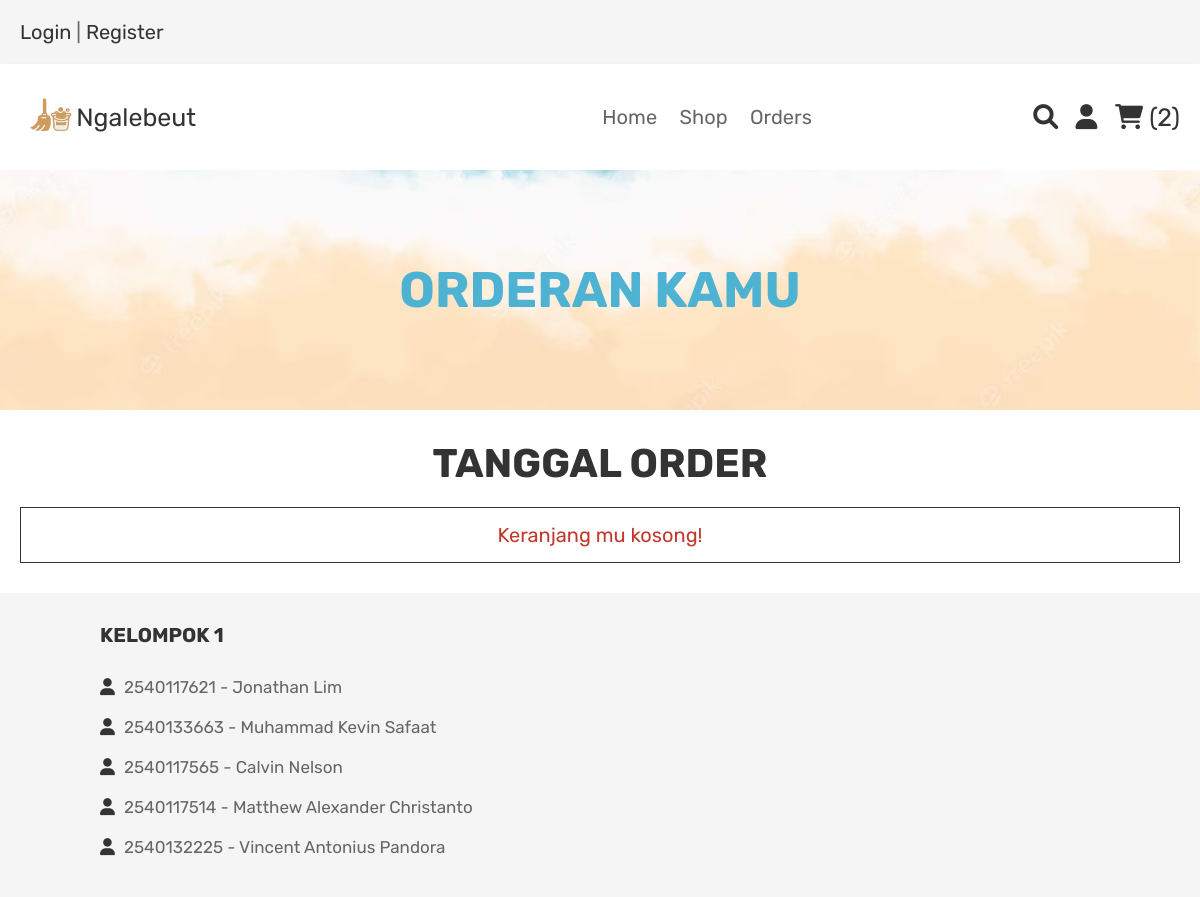
/orders.php (signed in), run on an earlier commit of the app's database.
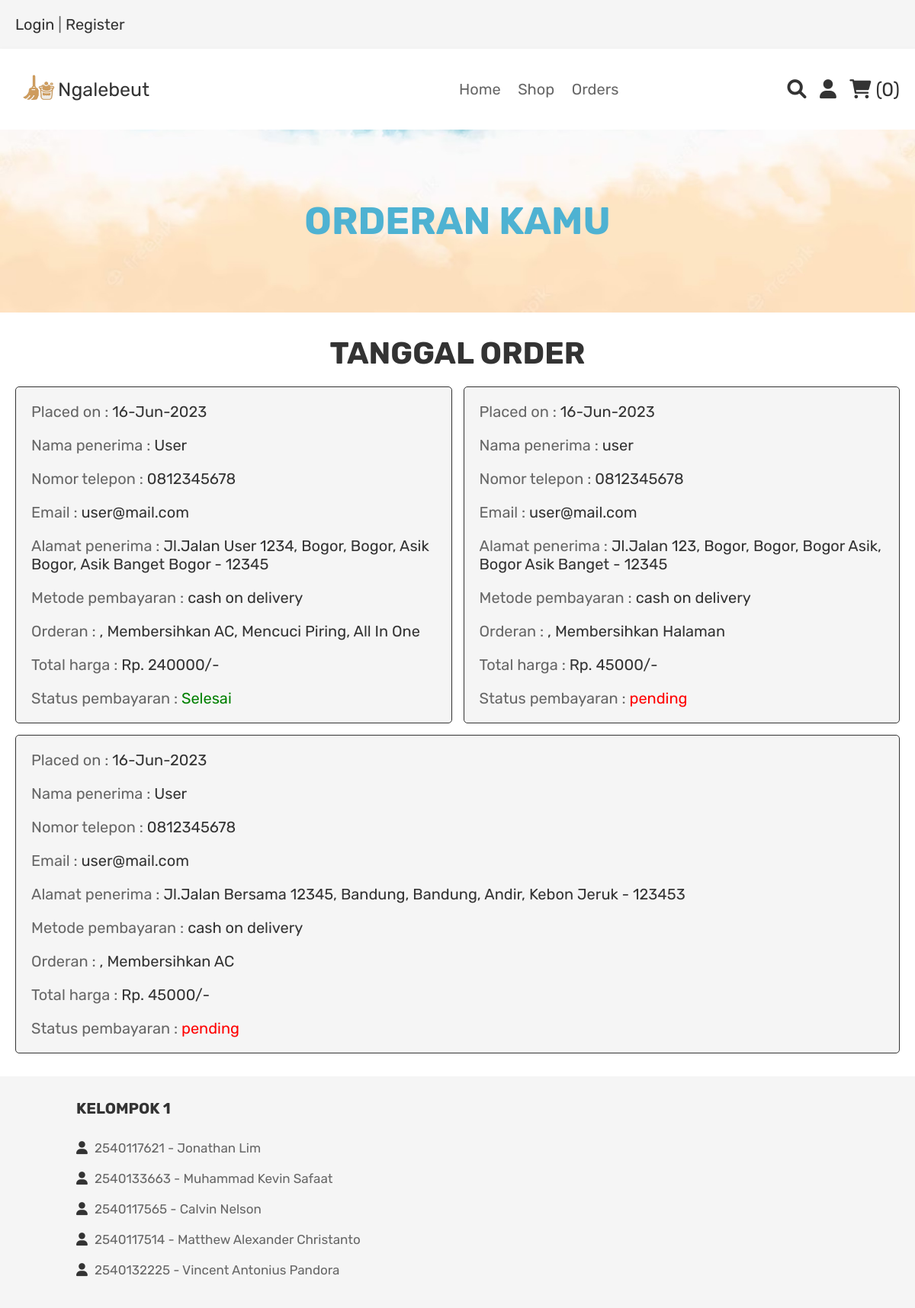
And on a later commit of the database.
### tables this page shows
CREATE TABLE `orders` (
  `id` int(100) NOT NULL,
  `user_id` int(100) NOT NULL,
  `name` varchar(100) NOT NULL,
  `number` varchar(12) NOT NULL,
  `email` varchar(100) NOT NULL,
  `method` varchar(50) NOT NULL,
  `address` varchar(500) NOT NULL,
  `total_products` varchar(1000) NOT NULL,
  `total_price` int(100) NOT NULL,
  `placed_on` varchar(50) NOT NULL,
  `payment_status` varchar(20) NOT NULL DEFAULT 'pending'
);

### orders.php (the view, shortened to what this page needs)
<?php
include 'config.php';
$user_id = $_SESSION['user_id'];
?>
<!DOCTYPE html>
<html lang="en">
<head>
   <link rel="stylesheet" href="https://cdnjs.cloudflare.com/ajax/libs/font-awesome/6.0.0/css/all.min.css">
   <link rel="stylesheet" href="css/style.css">
</head>
<body>
<?php include 'header.php'; ?>
<div class="heading">
   <h3>Orderan Kamu</h3>
</div>
<section class="placed-orders">
   <h1 class="title">Tanggal Order</h1>
   <div class="box-container">
      <?php
         $order_query = mysqli_query($conn, "SELECT * FROM `orders` WHERE user_id = '$user_id'") or die('query failed');
         if(mysqli_num_rows($order_query) > 0){
            while($fetch_orders = mysqli_fetch_assoc($order_query)){
      ?>
      <div class="box">
         <p> Placed on : <span><?php echo $fetch_orders['placed_on']; ?></span> </p>
         <p> Nama penerima : <span><?php echo $fetch_orders['name']; ?></span> </p>
         <p> Nomor telepon : <span><?php echo $fetch_orders['number']; ?></span> </p>
         <p> Email : <span><?php echo $fetch_orders['email']; ?></span> </p>
         <p> Alamat penerima : <span><?php echo $fetch_orders['address']; ?></span> </p>
         <p> Metode pembayaran : <span><?php echo $fetch_orders['method']; ?></span> </p>
         <p> Orderan : <span><?php echo $fetch_orders['total_products']; ?></span> </p>
         <p> Total harga : <span>Rp. <?php echo $fetch_orders['total_price']; ?>/-</span> </p>
         <p> Status pembayaran : <span style="color:<?php if($fetch_orders['payment_status'] == 'pending'){ echo 'red'; }else{ echo 'green'; } ?>;"><?php echo $fetch_orders['payment_status']; ?></span> </p>
         </div>
      <?php
       }
      }else{
         echo '<p class="empty">Keranjang mu kosong!</p>';
      }
      ?>
   </div>
</section>
<?php include 'footer.php'; ?>
</body>
</html>

### header.php (shortened to what this page needs)
<header class="header">
   <div class="header-1">
      <div class="flex">
         <p><a href="login.php">Login</a> | <a href="register.php">Register</a> </p>
      </div>
   </div>
   <div class="header-2">
      <div class="flex">
         <a href="home.php" class="logo"><img class="logo_banner" src="images/logo_ngalebeut.png"><a href="home.php" class="yes">Ngalebeut</a>
         <nav class="navbar">
            <a href="home.php">Home</a>
            <a href="shop.php">Shop</a>
            <a href="orders.php">Orders</a>
         </nav>
         <div class="icons">
            <a href="search_page.php" class="fas fa-search"></a>
            <div id="user-btn" class="fas fa-user"></div>
            <?php
               $select_cart_number = mysqli_query($conn, "SELECT * FROM `cart` WHERE user_id = '$user_id'") or die('query failed');
               $cart_rows_number = mysqli_num_rows($select_cart_number);
            ?>
            <a href="cart.php"> <i class="fas fa-shopping-cart"></i> <span>(<?php echo $cart_rows_number; ?>)</span> </a>
         </div>
      </div>
   </div>
</header>

### footer.php
<section class="footer" id="footer">
   <div class="box-container">
      <div class="box">
         <h3>Kelompok 1</h3>
         <a href="https://www.youtube.com/watch?v=QdezFxHfatw"> <i class="fas fa-user"></i> 2540117621   - Jonathan Lim</a>
         <a href="https://www.youtube.com/watch?v=rV5ynCW-kVw&ab_channel=ZxiosExe"> <i class="fas fa-user"></i> 2540133663   - Muhammad Kevin Safaat </a>
         <a href="#"> <i class="fas fa-user"></i> 2540117565   - Calvin Nelson </a>
         <a href="#"> <i class="fas fa-user"></i> 2540117514   - Matthew Alexander Christanto</a>
         <a href="https://www.youtube.com/watch?v=yPYZpwSpKmA"> <i class="fas fa-user"></i> 2540132225   - Vincent Antonius Pandora </a>
      </div>
   </div>
</section>

### css/style.css (style rules this page uses)
:root { --black:#8e44ad; --red:#c0392b; --orange:#f39c12; --black:#333; --white:#fff; --light-color:#666; --light-white:#ccc; --light-bg:#f5f5f5; --border:.1rem solid var(--black); --box-shadow:0 .5rem 1rem rgba(0,0,0,.1); }
* { font-family: 'Rubik', sans-serif; margin:0; padding:0; box-sizing: border-box; outline: none; border:none; text-decoration: none; transition:all .2s linear; }
html { font-size: 62.5%; overflow-x: hidden; }
section { padding:3rem 2rem; }
.title { text-align: center; margin-bottom: 2rem; text-transform: uppercase; color:var(--black); font-size: 4rem; }
.heading { min-height: 30vh; display: flex; flex-flow: column; align-items: center; justify-content: center; gap:1rem; background: url(../images/home2.jpg) no-repeat; background-size: cover; background-position: center; text-align: center; }
.heading h3 { font-size: 5rem; color:#4eb2d2; text-transform: uppercase; }
.header .header-1 { background-color: var(--light-bg); }
.header .header-1 .flex { padding:2rem; align-items: center; justify-content: space-between; max-width: 1200px; margin:0 auto; }
.header .header-2 { background-color: var(--white); box-shadow: var(--box-shadow); }
.header .header-2 .flex { padding:2rem; display: flex; align-items: center; justify-content: space-between; max-width: 1200px; margin:0 auto; position: relative; }
.header .header-1 .flex p { font-size: 2rem; color:var(--light-color); }
.header .header-1 .flex p a { color:var(--black); }
.header .header-2 .flex .logo { font-size: 2.5rem; color:var(--black); }
.header .header-2 .flex .navbar a { margin:0 1rem; font-size: 2rem; color:var(--light-color); }
.header .header-2 .flex .icons > * { font-size: 2.5rem; color:var(--black); cursor: pointer; margin-left: 1.5rem; }
.placed-orders .box-container { max-width: 1200px; margin:0 auto; display:flex; flex-wrap: wrap; align-items: center; gap:1.5rem; }
.placed-orders .box-container .box { flex:1 1 40rem; border-radius: .5rem; padding:2rem; border:var(--border); background-color: var(--light-bg); padding:1rem 2rem; }
.placed-orders .box-container .box p { padding:1rem 0; font-size: 2rem; color:var(--light-color); }
.placed-orders .box-container .box p span { color:var(--black); }
.footer { background-color: var(--light-bg); }
.footer .box-container { max-width: 1000px; margin: auto; display: flex; grid-template-columns: repeat(auto-fit, minmax(25rem, 1fr)); gap:1.5rem; }
.footer .box-container .box h3 { text-transform: uppercase; color:var(--black); font-size: 2rem; padding-bottom: 2rem; }
.footer .box-container .box p, .footer .box-container .box a { display: block; font-size: 1.7rem; color:var(--light-color); padding:1rem 0; }
.footer .box-container .box p i, .footer .box-container .box a i { color:var(--black); padding-right: .5rem; }
.logo_banner { height: 60px; width: 60px; }
.yes { position: relative; right: 200px; color:var(--black); font-size: 2.5rem; }
.empty { padding:1.5rem; text-align: center; border:var(--border); background-color: var(--white); color:var(--red); font-size: 2rem; }
.placed-orders .box-container .empty { flex:1; }

What changed in the data, as far as the page shows it:
added orders: placed_on "16-Jun-2023", name "User", number "0812345678", email "user@mail.com", address "Jl.Jalan User 1234, Bogor, Bogor, Asik Bogor, Asik Banget Bogor - 12345", method "cash on delivery", total_products ", Membersihkan AC, Mencuci Piring, All In One", total_price "240000", payment_status "Selesai"
added orders: placed_on "16-Jun-2023", name "user", number "0812345678", email "user@mail.com", address "Jl.Jalan 123, Bogor, Bogor, Bogor Asik, Bogor Asik Banget - 12345", method "cash on delivery", total_products ", Membersihkan Halaman", total_price "45000", payment_status "pending"
added orders: placed_on "16-Jun-2023", name "User", number "0812345678", email "user@mail.com", address "Jl.Jalan Bersama 12345, Bandung, Bandung, Andir, Kebon Jeruk - 123453", method "cash on delivery", total_products ", Membersihkan AC", total_price "45000", payment_status "pending"
Also different on the page:
$cart_rows_number: "2" → "0"
text no longer shown: "Keranjang mu kosong!"
